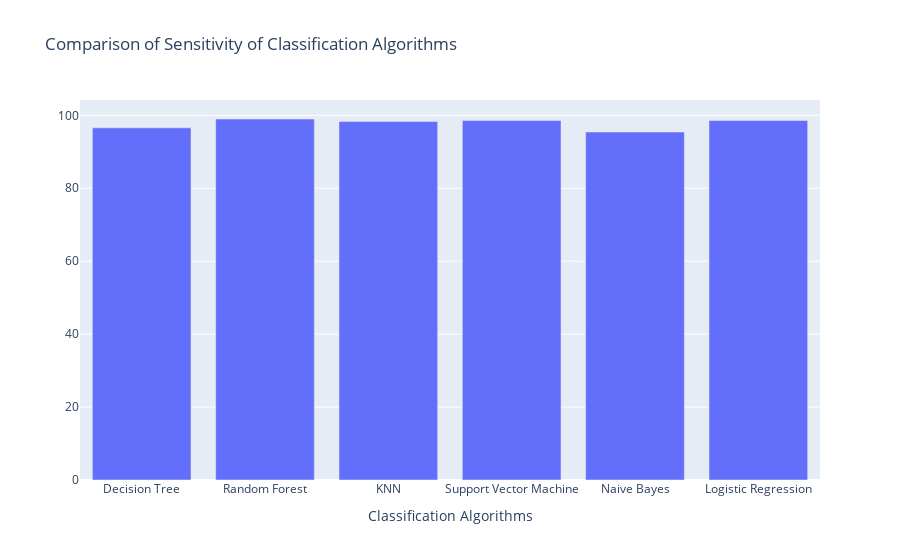

Notebook source saved alongside this figure:
### Code cell
trace3 = {
  'x': algorithms,
  'y': sensitivity,
  'name': 'score',
  'type': 'bar'
    
}

data = [trace3];
layout = {
  'xaxis': {'title': 'Classification Algorithms'},
  'title': 'Comparison of Sensitivity of Classification Algorithms'
};
fig = go.Figure(data = data, layout = layout)
iplot(fig)

### Figure 1 — Plotly figure (JSON) as saved in the notebook; plotly's stock layout.template omitted (floating-point values rounded to 4 significant figures)
{"data": [{"name": "score", "type": "bar", "x": ["Decision Tree", "Random Forest", "KNN", "Support Vector Machine", "Naive Bayes", "Logistic Regression"], "y": [96.57, 99, 98.29, 98.57, 95.43, 98.57]}], "layout": {"title": {"text": "Comparison of Sensitivity of Classification Algorithms"}, "xaxis": {"title": {"text": "Classification Algorithms"}}}}
